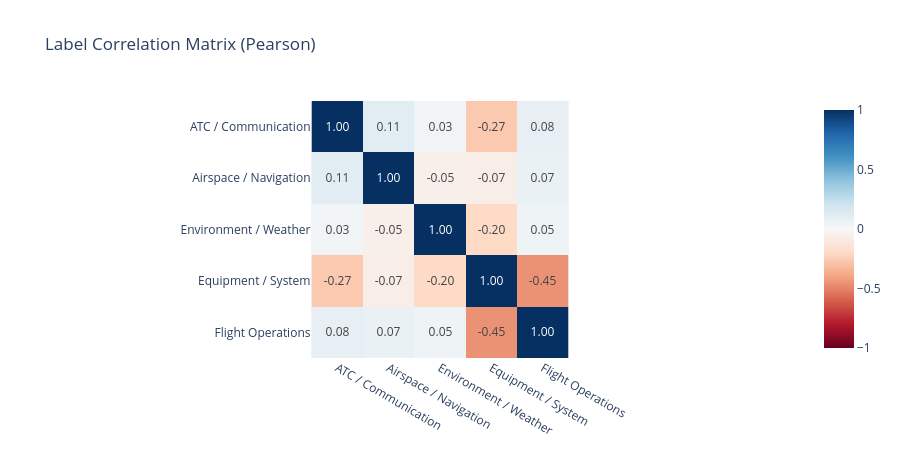

Notebook cell for this chart:
### Markdown cell above
## 8. Category Correlation Matrix (Phi Coefficient)

How correlated are the category labels?

### Code cell
label_data = cats[label_cols].astype(float)
corr       = label_data.corr()
corr.index   = [LABEL_DISPLAY.get(c, c) for c in label_cols]
corr.columns = [LABEL_DISPLAY.get(c, c) for c in label_cols]

fig = px.imshow(
    corr.values,
    x=corr.columns.tolist(),
    y=corr.index.tolist(),
    color_continuous_scale="RdBu",
    color_continuous_midpoint=0,
    zmin=-1, zmax=1,
    text_auto=".2f",
    title="Label Correlation Matrix (Pearson)",
)
fig.update_layout(height=450)
fig.show()

### Figure 1 — Plotly figure (JSON) as saved in the notebook; plotly's stock layout.template omitted (floating-point values rounded to 4 significant figures)
{"data": [{"coloraxis": "coloraxis", "hovertemplate": "x: %{x}<br>y: %{y}<br>color: %{z}<extra></extra>", "name": "0", "texttemplate": "%{z:.2f}", "type": "heatmap", "x": ["ATC / Communication", "Airspace / Navigation", "Environment / Weather", "Equipment / System", "Flight Operations"], "xaxis": "x", "y": ["ATC / Communication", "Airspace / Navigation", "Environment / Weather", "Equipment / System", "Flight Operations"], "yaxis": "y", "z": [[1.0, 0.1088, 0.02967, -0.2672, 0.08488], [0.1088, 1.0, -0.05467, -0.06738, 0.06985], [0.02967, -0.05467, 1.0, -0.2007, 0.0469], [-0.2672, -0.06738, -0.2007, 1.0, -0.4538], [0.08488, 0.06985, 0.0469, -0.4538, 1.0]]}], "layout": {"coloraxis": {"cmax": 1, "cmid": 0, "cmin": -1, "colorscale": [[0, "rgb(103,0,31)"], [0.1, "rgb(178,24,43)"], [0.2, "rgb(214,96,77)"], [0.3, "rgb(244,165,130)"], [0.4, "rgb(253,219,199)"], [0.5, "rgb(247,247,247)"], [0.6, "rgb(209,229,240)"], [0.7, "rgb(146,197,222)"], [0.8, "rgb(67,147,195)"], [0.9, "rgb(33,102,172)"], [1, "rgb(5,48,97)"]]}, "height": 450, "title": {"text": "Label Correlation Matrix (Pearson)"}, "xaxis": {"anchor": "y", "constrain": "domain", "domain": [0, 1], "scaleanchor": "y"}, "yaxis": {"anchor": "x", "autorange": "reversed", "constrain": "domain", "domain": [0, 1]}}}
